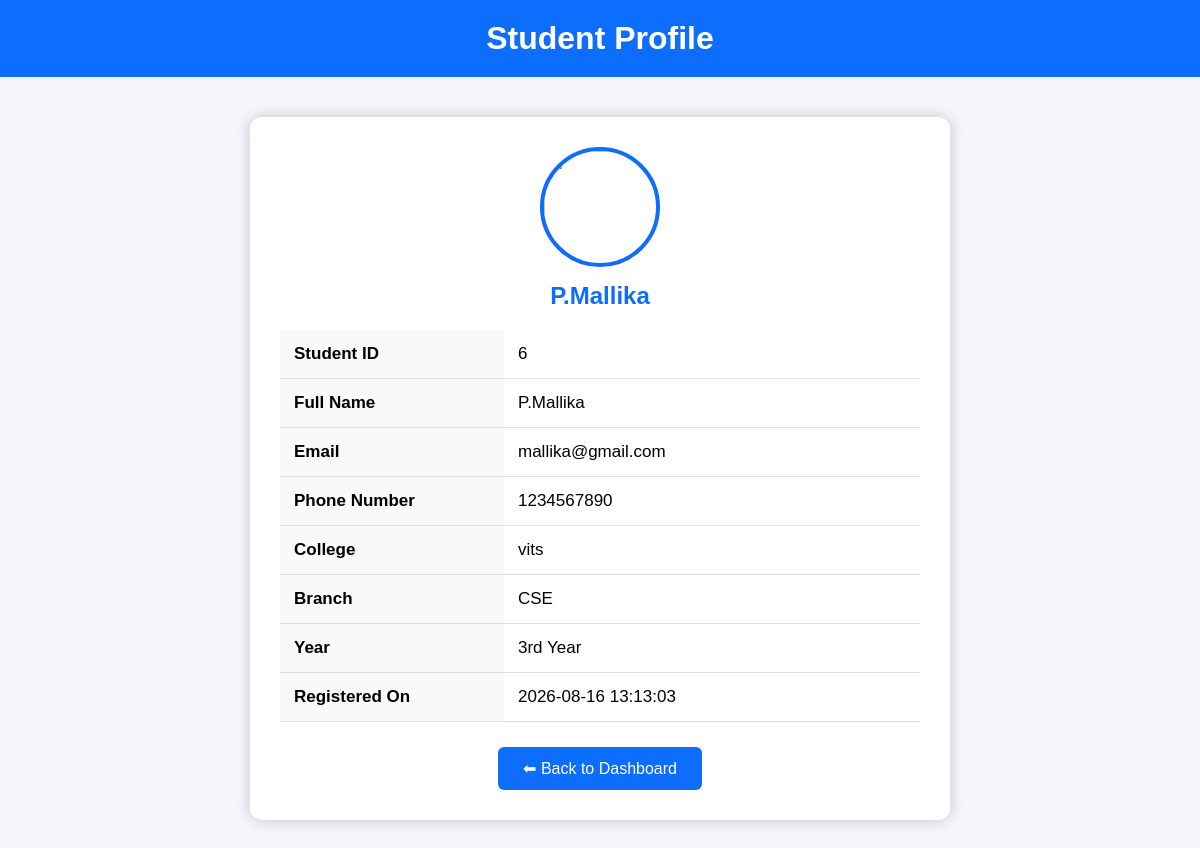
The page /students/profile.php (signed in) on the database its author committed.
### tables this page shows
CREATE TABLE `students` (
  `student_id` int(11) NOT NULL,
  `name` varchar(100) NOT NULL,
  `email` varchar(100) NOT NULL,
  `phone` varchar(10) NOT NULL,
  `college` varchar(150) NOT NULL,
  `branch` varchar(50) NOT NULL,
  `year` varchar(20) NOT NULL,
  `password` varchar(255) NOT NULL,
  `created_at` timestamp NOT NULL DEFAULT current_timestamp()
);

### students/profile.php (the view, shortened to what this page needs)
<?php
include "../db.php";
$student_id = $_SESSION['student_id'];
$sql = "SELECT * FROM students WHERE student_id='$student_id'";
$result = mysqli_query($conn,$sql);
if(mysqli_num_rows($result)>0)
{
    $row = mysqli_fetch_assoc($result);
}
else
{
    die("Student Not Found");
}
?>
<!DOCTYPE html>
<html lang="en">
<head>
</head>
<body>
<div class="header">
<h1>Student Profile</h1>
</div>
<div class="container">
<img src="student.png" class="profile-img">
<h2><?php echo htmlspecialchars($row['name']); ?></h2>
<table>
<tr>
<td class="label">Student ID</td>
<td><?php echo $row['student_id']; ?></td>
</tr>
<tr>
<td class="label">Full Name</td>
<td><?php echo htmlspecialchars($row['name']); ?></td>
</tr>
<tr>
<td class="label">Email</td>
<td><?php echo htmlspecialchars($row['email']); ?></td>
</tr>
<tr>
<td class="label">Phone Number</td>
<td><?php echo htmlspecialchars($row['phone']); ?></td>
</tr>
<tr>
<td class="label">College</td>
<td><?php echo htmlspecialchars($row['college']); ?></td>
</tr>
<tr>
<td class="label">Branch</td>
<td><?php echo htmlspecialchars($row['branch']); ?></td>
</tr>
<tr>
<td class="label">Year</td>
<td><?php echo htmlspecialchars($row['year']); ?></td>
</tr>
<tr>
<td class="label">Registered On</td>
<td><?php echo $row['created_at']; ?></td>
</tr>
</table>
<div class="center">
<a href="student.php" class="btn">⬅ Back to Dashboard</a>
</div>
</div>
</body>
</html>

### students/profile.php (style rules this page uses)
* { margin:0; padding:0; box-sizing:border-box; font-family:Arial,sans-serif; }
body { background:#f4f6f9; }
.header { background:#0d6efd; color:white; padding:20px; text-align:center; }
.container { width:700px; margin:40px auto; background:white; border-radius:12px; box-shadow:0 0 15px rgba(0,0,0,.2); padding:30px; }
.profile-img { width:120px; height:120px; border-radius:50%; display:block; margin:auto; border:4px solid #0d6efd; }
h2 { text-align:center; margin:15px 0; color:#0d6efd; }
table { width:100%; border-collapse:collapse; margin-top:20px; }
table td { padding:14px; border-bottom:1px solid #ddd; font-size:17px; }
.label { font-weight:bold; width:35%; background:#f8f9fa; }
.btn { display:inline-block; margin-top:25px; padding:12px 25px; background:#0d6efd; color:white; text-decoration:none; border-radius:6px; }
.center { text-align:center; }

### rows shown on the page
students: name "P.Mallika", student_id "6", email "mallika@gmail.com", phone "1234567890", college "vits", branch "CSE", year "3rd Year", created_at "2026-08-16 13:13:03"
